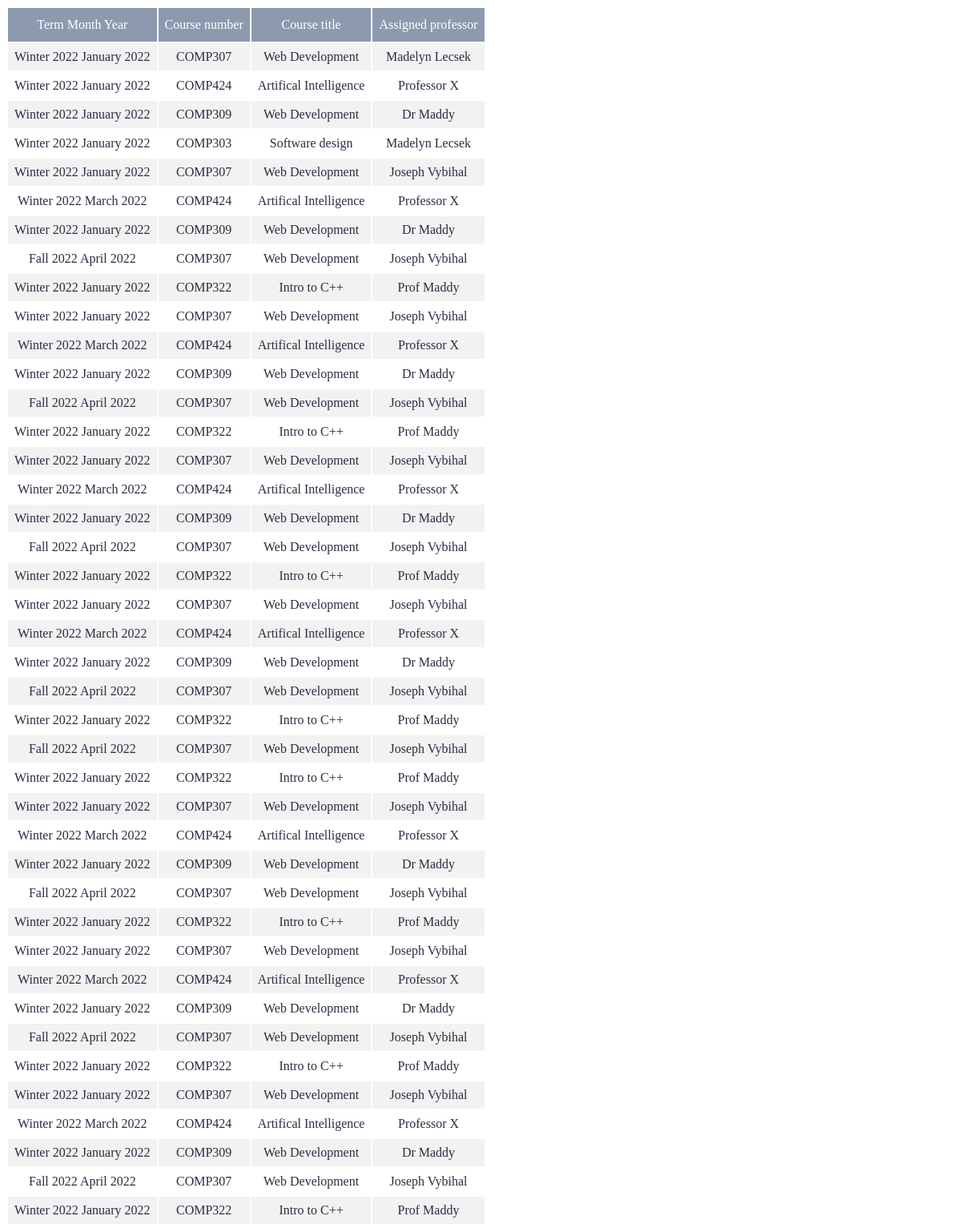
The app's page /displayCoursesAndProfsTable.php with its own data.
### tables this page shows
CREATE TABLE "assignedProfs" (
	"term_month_year"	TEXT,
	"course_num"	TEXT,
	"course_name"	TEXT,
	"instructor_assigned_name"	TEXT
);

### displayCoursesAndProfsTable.php (the view, shortened to what this page needs)
<?php
    $db = new SQLite3("../STARboard.db", SQLITE3_OPEN_READWRITE);
    $query = $db->prepare('SELECT * FROM assignedProfs');
    $result = $query->execute();
    echo "<div class = 'report' >";
    echo "<table id='allTAReportTable'>";
    echo "<tr>";
    echo "<th>Term Month Year</th>";
    echo "<th>Course number</th>";
    echo "<th>Course title</th>";
    echo "<th>Assigned professor</th>";
    echo "</tr>";
    while ($row = $result->fetchArray(SQLITE3_ASSOC))
    {
        echo "<tr>";
        echo "<td>". $row['term_month_year'] . "</td>";
        echo "<td>". $row['course_num'] . "</td>";
        echo "<td>". $row['course_name'] . "</td>";
        echo "<td>". $row['instructor_assigned_name'] . "</td>";
        echo "</tr>";
    }
    echo "</table>";
    echo "</div>";
?>

### displayCoursesAndProfsTable.php (style rules this page uses)
.report { overflow-x: auto; }
#allTAReportTable td, #allTAReportTable th { padding: 8px; text-align: center; color: #2b2d42; }
#allTAReportTable tr:nth-child(even) { background-color: #f2f2f2; }
#allTAReportTable th { padding-top: 12px; padding-bottom: 12px; text-align: left; background-color: #8d99ae; color: white; text-align: center; font-weight: 400; }

### records on screen
assignedprofs: term_month_year "Winter 2022 January 2022", course_num "COMP307", course_name "Web Development", instructor_assigned_name "Madelyn Lecsek"
assignedprofs: term_month_year "Winter 2022 January 2022", course_num "COMP424", course_name "Artifical Intelligence", instructor_assigned_name "Professor X"
assignedprofs: term_month_year "Winter 2022 January 2022", course_num "COMP309", course_name "Web Development", instructor_assigned_name "Dr Maddy"
assignedprofs: term_month_year "Winter 2022 January 2022", course_num "COMP303", course_name "Software design", instructor_assigned_name "Madelyn Lecsek"
assignedprofs: term_month_year "Winter 2022 January 2022", course_num "COMP307", course_name "Web Development", instructor_assigned_name "Joseph Vybihal"
assignedprofs: term_month_year "Winter 2022 March 2022", course_num "COMP424", course_name "Artifical Intelligence", instructor_assigned_name "Professor X"
assignedprofs: term_month_year "Winter 2022 January 2022", course_num "COMP309", course_name "Web Development", instructor_assigned_name "Dr Maddy"
assignedprofs: term_month_year "Fall 2022 April 2022", course_num "COMP307", course_name "Web Development", instructor_assigned_name "Joseph Vybihal"
assignedprofs: term_month_year "Winter 2022 January 2022", course_num "COMP322", course_name "Intro to C++", instructor_assigned_name "Prof Maddy"
assignedprofs: term_month_year "Winter 2022 January 2022", course_num "COMP307", course_name "Web Development", instructor_assigned_name "Joseph Vybihal"
assignedprofs: term_month_year "Winter 2022 March 2022", course_num "COMP424", course_name "Artifical Intelligence", instructor_assigned_name "Professor X"
assignedprofs: term_month_year "Winter 2022 January 2022", course_num "COMP309", course_name "Web Development", instructor_assigned_name "Dr Maddy"
assignedprofs: term_month_year "Fall 2022 April 2022", course_num "COMP307", course_name "Web Development", instructor_assigned_name "Joseph Vybihal"
assignedprofs: term_month_year "Winter 2022 January 2022", course_num "COMP322", course_name "Intro to C++", instructor_assigned_name "Prof Maddy"
assignedprofs: term_month_year "Winter 2022 January 2022", course_num "COMP307", course_name "Web Development", instructor_assigned_name "Joseph Vybihal"
assignedprofs: term_month_year "Winter 2022 March 2022", course_num "COMP424", course_name "Artifical Intelligence", instructor_assigned_name "Professor X"
assignedprofs: term_month_year "Winter 2022 January 2022", course_num "COMP309", course_name "Web Development", instructor_assigned_name "Dr Maddy"
assignedprofs: term_month_year "Fall 2022 April 2022", course_num "COMP307", course_name "Web Development", instructor_assigned_name "Joseph Vybihal"
assignedprofs: term_month_year "Winter 2022 January 2022", course_num "COMP322", course_name "Intro to C++", instructor_assigned_name "Prof Maddy"
assignedprofs: term_month_year "Winter 2022 January 2022", course_num "COMP307", course_name "Web Development", instructor_assigned_name "Joseph Vybihal"
assignedprofs: term_month_year "Winter 2022 March 2022", course_num "COMP424", course_name "Artifical Intelligence", instructor_assigned_name "Professor X"
assignedprofs: term_month_year "Winter 2022 January 2022", course_num "COMP309", course_name "Web Development", instructor_assigned_name "Dr Maddy"
assignedprofs: term_month_year "Fall 2022 April 2022", course_num "COMP307", course_name "Web Development", instructor_assigned_name "Joseph Vybihal"
assignedprofs: term_month_year "Winter 2022 January 2022", course_num "COMP322", course_name "Intro to C++", instructor_assigned_name "Prof Maddy"
assignedprofs: term_month_year "Fall 2022 April 2022", course_num "COMP307", course_name "Web Development", instructor_assigned_name "Joseph Vybihal"
assignedprofs: term_month_year "Winter 2022 January 2022", course_num "COMP322", course_name "Intro to C++", instructor_assigned_name "Prof Maddy"
assignedprofs: term_month_year "Winter 2022 January 2022", course_num "COMP307", course_name "Web Development", instructor_assigned_name "Joseph Vybihal"
assignedprofs: term_month_year "Winter 2022 March 2022", course_num "COMP424", course_name "Artifical Intelligence", instructor_assigned_name "Professor X"
assignedprofs: term_month_year "Winter 2022 January 2022", course_num "COMP309", course_name "Web Development", instructor_assigned_name "Dr Maddy"
assignedprofs: term_month_year "Fall 2022 April 2022", course_num "COMP307", course_name "Web Development", instructor_assigned_name "Joseph Vybihal"
assignedprofs: term_month_year "Winter 2022 January 2022", course_num "COMP322", course_name "Intro to C++", instructor_assigned_name "Prof Maddy"
assignedprofs: term_month_year "Winter 2022 January 2022", course_num "COMP307", course_name "Web Development", instructor_assigned_name "Joseph Vybihal"
assignedprofs: term_month_year "Winter 2022 March 2022", course_num "COMP424", course_name "Artifical Intelligence", instructor_assigned_name "Professor X"
assignedprofs: term_month_year "Winter 2022 January 2022", course_num "COMP309", course_name "Web Development", instructor_assigned_name "Dr Maddy"
assignedprofs: term_month_year "Fall 2022 April 2022", course_num "COMP307", course_name "Web Development", instructor_assigned_name "Joseph Vybihal"
assignedprofs: term_month_year "Winter 2022 January 2022", course_num "COMP322", course_name "Intro to C++", instructor_assigned_name "Prof Maddy"
assignedprofs: term_month_year "Winter 2022 January 2022", course_num "COMP307", course_name "Web Development", instructor_assigned_name "Joseph Vybihal"
assignedprofs: term_month_year "Winter 2022 March 2022", course_num "COMP424", course_name "Artifical Intelligence", instructor_assigned_name "Professor X"
assignedprofs: term_month_year "Winter 2022 January 2022", course_num "COMP309", course_name "Web Development", instructor_assigned_name "Dr Maddy"
assignedprofs: term_month_year "Fall 2022 April 2022", course_num "COMP307", course_name "Web Development", instructor_assigned_name "Joseph Vybihal"
assignedprofs: term_month_year "Winter 2022 January 2022", course_num "COMP322", course_name "Intro to C++", instructor_assigned_name "Prof Maddy"
